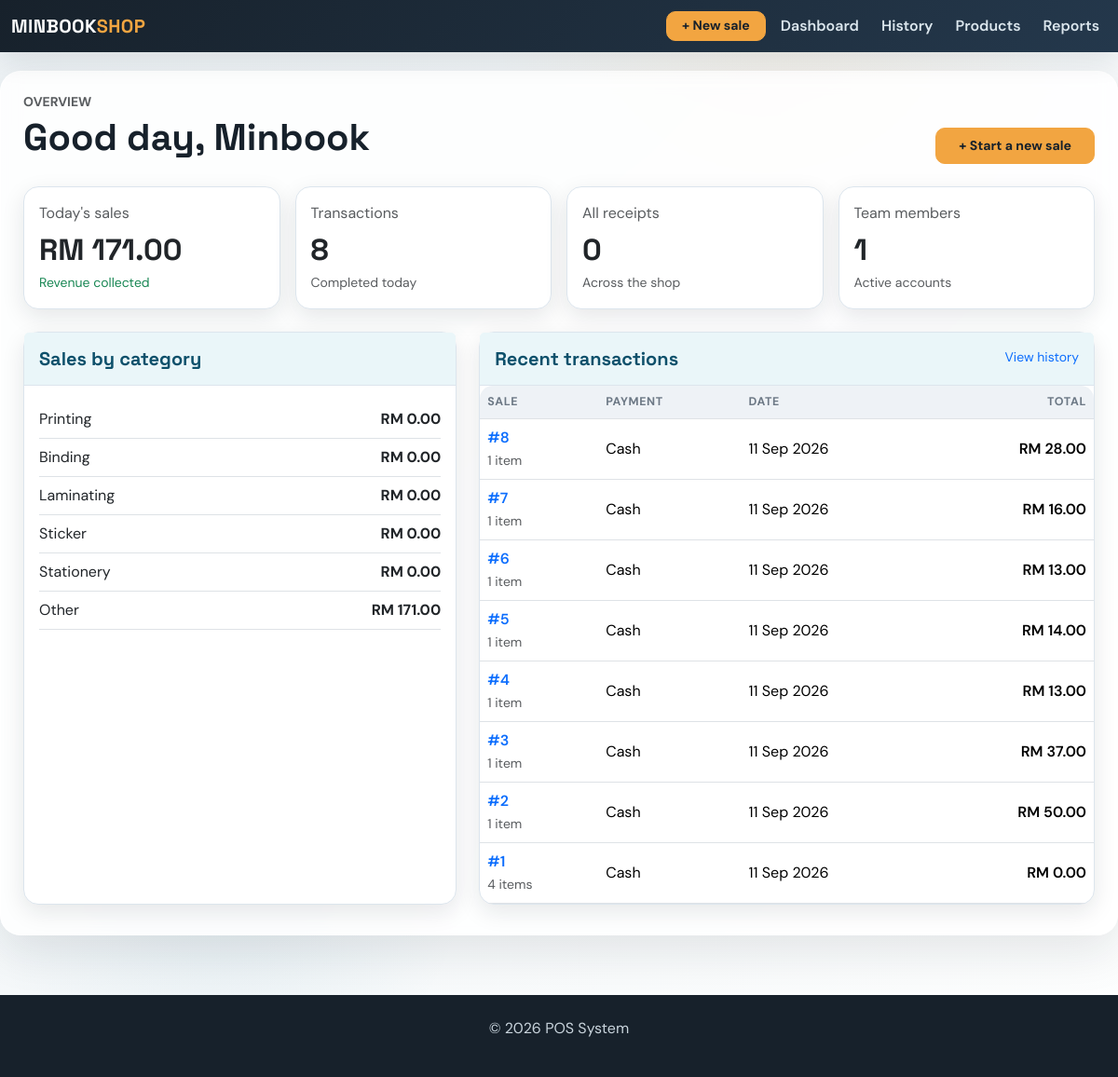
Page /dashboard on the earlier database version.
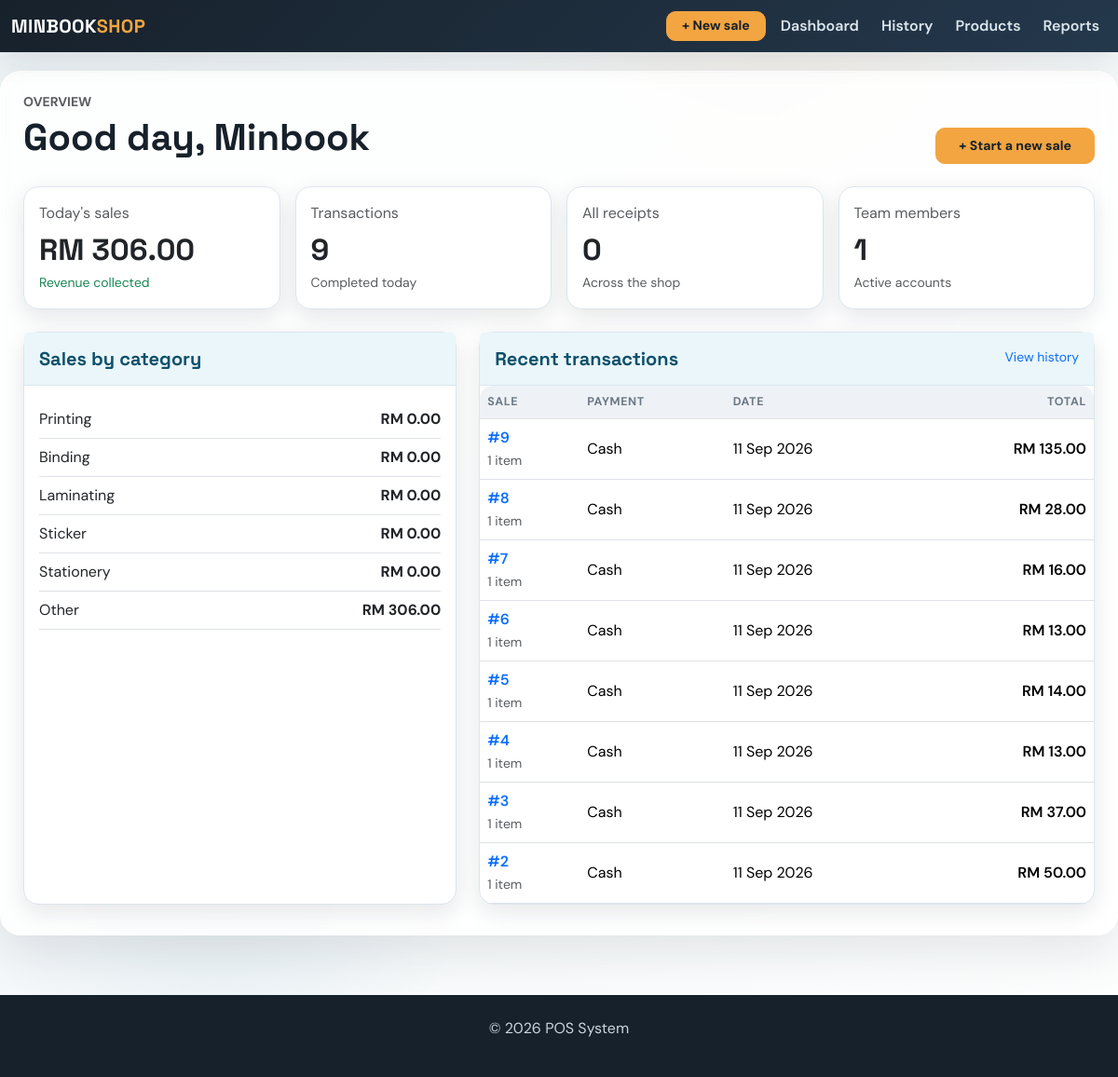
Same page on the later database version.
### app/models.py (models this page shows, shortened)
class Sale(db.Model):
    id = db.Column(db.Integer, primary_key=True)
    amount = db.Column(db.Float, nullable=False)
    date = db.Column(db.Date, default=datetime.utcnow)
    user_id = db.Column(db.Integer, db.ForeignKey('user.id'), nullable=False)  # ForeignKey to User
    user = db.relationship('User', backref=db.backref('sales', lazy=True))  # Relationship with User
    product_id = db.Column(db.Integer, db.ForeignKey('product.id'), nullable=True)  # Legacy first product
    product = db.relationship('Product', backref=db.backref('sales', lazy=True))  # Relationship with Product
    quantity = db.Column(db.Integer, nullable=True)  # Legacy total quantity
    payment_method = db.Column(db.String(20), nullable=False, default='Cash')
    customer_name = db.Column(db.String(120), nullable=True)
    document_type = db.Column(db.String(20), nullable=False, default='receipt')
    discount = db.Column(db.Float, nullable=False, default=0.00)
    deposit = db.Column(db.Float, nullable=False, default=0.00)
    items = db.relationship('SaleItem', back_populates='sale', cascade='all, delete-orphan')

### app/routes.py (the view)
@main.route('/dashboard')
def dashboard():
    today = date.today()
    today_sales = Sale.query.filter(Sale.date == today).order_by(Sale.id.desc()).all()
    category_sales = {category: 0 for category in SALE_CATEGORIES}
    for sale in today_sales:
        for item in sale.items:
            category_sales[item.category] = round(category_sales.get(item.category, 0) + item.line_total, 2)
    recent_sales = Sale.query.order_by(Sale.id.desc()).limit(8).all()
    return render_template('dashboard.html', total_sales_today=round(sum(sale.amount for sale in today_sales), 2),
                           transaction_count_today=len(today_sales), category_sales=category_sales,
                           recent_sales=recent_sales, total_employees=User.query.count(),
                           total_receipts=Sale.query.filter_by(document_type='receipt').count())

### app/routes.py (called while the page is built)
@main.app_context_processor
def inject_now():
    return {'current_year': datetime.now().year}

### app/templates/dashboard.html (shortened to what this page needs)
{% extends 'base.html' %}
{% block content %}
<div class="d-flex flex-wrap justify-content-between align-items-end gap-3 mb-4">
    <div><p class="text-uppercase text-muted small fw-bold mb-1">Overview</p><h1 class="mb-1">Good day, Minbook</h1></div>
    <a href="{{ url_for('main.add_sale') }}" class="btn btn-warning btn-lg px-4">+ Start a new sale</a>
</div>
<div class="row g-3 mb-4">
    <div class="col-sm-6 col-xl-3"><div class="card h-100"><div class="card-body"><p class="text-muted mb-2">Today's sales</p><h2 class="mb-1">RM {{ '{:,.2f}'.format(total_sales_today) }}</h2><small class="text-success">Revenue collected</small></div></div></div>
    <div class="col-sm-6 col-xl-3"><div class="card h-100"><div class="card-body"><p class="text-muted mb-2">Transactions</p><h2 class="mb-1">{{ transaction_count_today }}</h2><small class="text-muted">Completed today</small></div></div></div>
    <div class="col-sm-6 col-xl-3"><div class="card h-100"><div class="card-body"><p class="text-muted mb-2">All receipts</p><h2 class="mb-1">{{ total_receipts }}</h2><small class="text-muted">Across the shop</small></div></div></div>
    <div class="col-sm-6 col-xl-3"><div class="card h-100"><div class="card-body"><p class="text-muted mb-2">Team members</p><h2 class="mb-1">{{ total_employees }}</h2><small class="text-muted">Active accounts</small></div></div></div>
</div>
<div class="row g-4">
    <div class="col-lg-5"><div class="card h-100"><div class="card-header py-3"><h5 class="mb-0">Sales by category</h5></div><div class="card-body">
        {% for category, amount in category_sales.items() %}<div class="d-flex justify-content-between align-items-center py-2 border-bottom"><span>{{ category }}</span><strong>RM {{ '{:,.2f}'.format(amount) }}</strong></div>{% endfor %}
    </div></div></div>
    <div class="col-lg-7"><div class="card h-100"><div class="card-header py-3 d-flex justify-content-between"><h5 class="mb-0">Recent transactions</h5><a href="{{ url_for('main.sales') }}" class="small text-decoration-none">View history</a></div><div class="table-responsive"><table class="table mb-0"><thead><tr><th>Sale</th><th>Payment</th><th>Date</th><th class="text-end">Total</th></tr></thead><tbody>
        {% for sale in recent_sales %}<tr><td><a class="text-decoration-none fw-semibold" href="{{ url_for('main.view_sale', sale_id=sale.id) }}">#{{ sale.id }}</a><br><small class="text-muted">{{ sale.items|length }} item{{ '' if sale.items|length == 1 else 's' }}</small></td><td>{{ sale.payment_method }}</td><td>{{ sale.date.strftime('%d %b %Y') }}</td><td class="text-end fw-semibold">RM {{ '{:,.2f}'.format(sale.amount) }}</td></tr>{% else %}<tr><td colspan="4" class="text-center text-muted py-5">No transactions yet.</td></tr>{% endfor %}
    </tbody></table></div></div></div>
</div>
{% endblock %}

Differences in the rows shown:
no longer on this page (row unchanged): Sale: id "1", items|length "4", items "s", payment_method "Cash", date "11 Sep 2026", amount "0.00"
added Sale: id "9", items|length "1", payment_method "Cash", date "11 Sep 2026", amount "135.00"
Other differences:
{{ '{:,.2f}'.format(total_sales_today) }}: "171.00" → "306.00"
{{ transaction_count_today }}: "8" → "9"
new list line: "Other RM 306.00"
list line gone: "Other RM 171.00"
